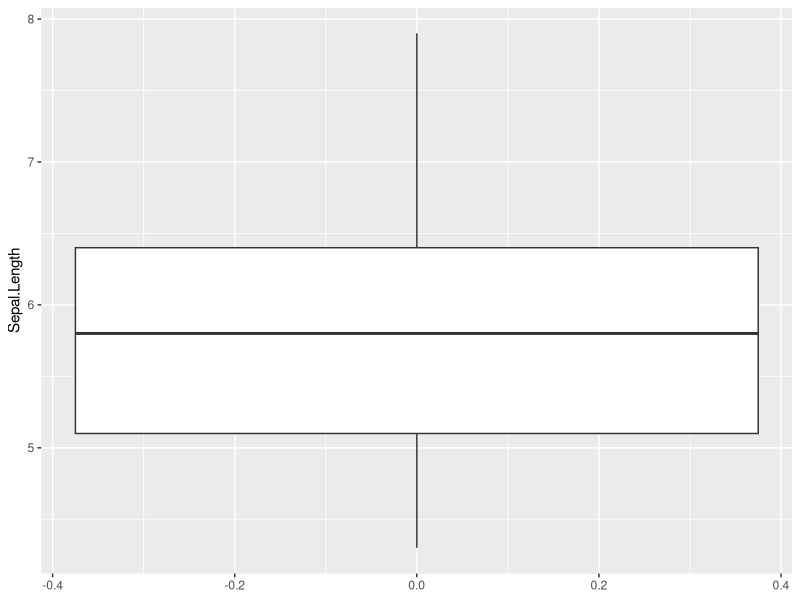
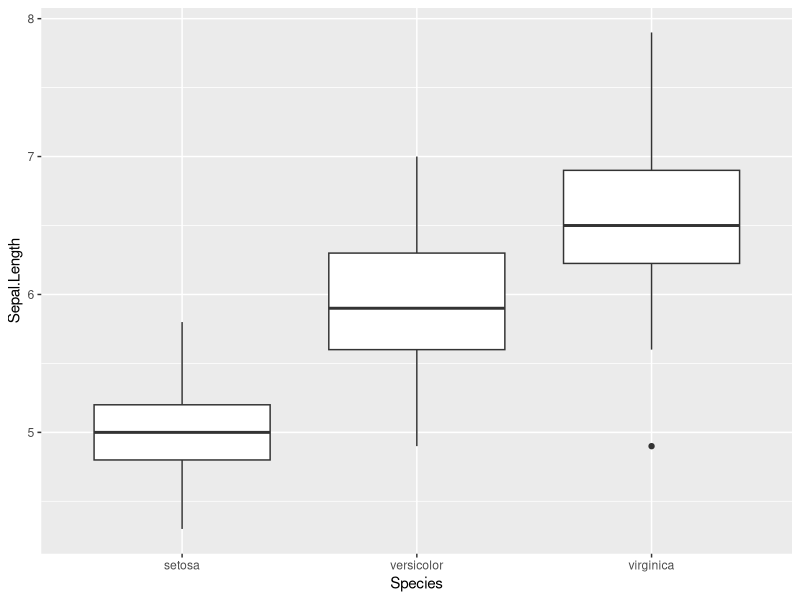
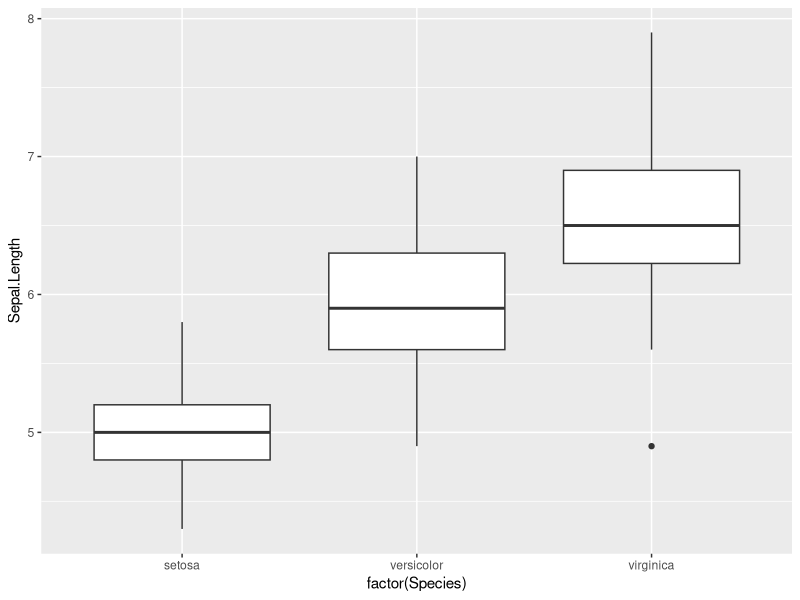
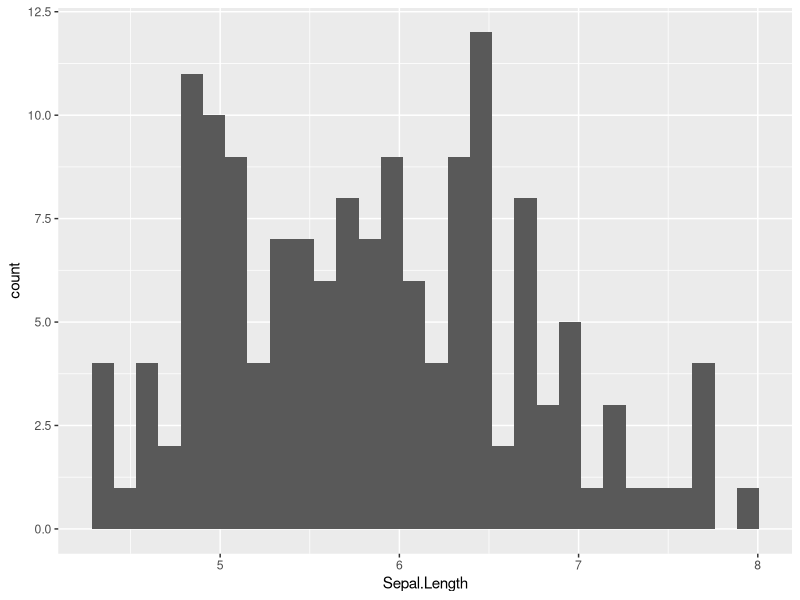
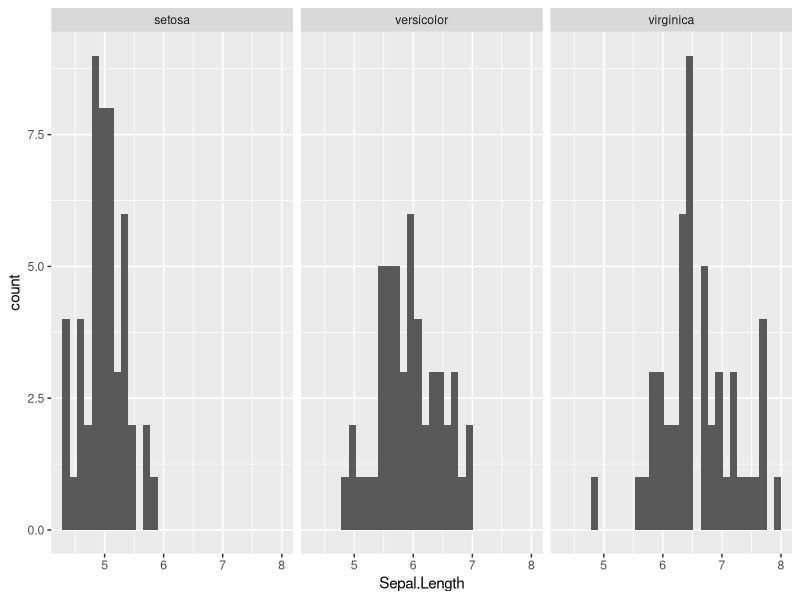

Generate these figures, in order, with R:
## ---- chunk 1
knitr::opts_chunk$set(fig.align = 'center', warning = FALSE, message = FALSE)
## ---- chunk 2
# put code here; e.g.
a <- mean(iris$Petal.Length)
## ---- chunk 3
library(tidyverse)
## ---- chunk 4
mtcars %>%
  dplyr::mutate(var = cyl + mpg) %>%
  head()
## ---- chunk 5
summary(iris$Sepal.Length)
## ---- chunk 6
summary(iris$Sepal.Length[iris$Species == 'virginica'])
summary(iris$Sepal.Length[iris$Species == 'setosa'])
## ---- chunk 7
tapply(iris$Sepal.Length, iris$Species, summary)
## ---- chunk 8
range(iris$Sepal.Length)
## ---- chunk 9
unique(iris$Species)
## ---- chunk 10
iris %>%
  select(Species) %>%
  distinct()
## ---- chunk 11
#tidyverse
mtcars <- mtcars %>%
  mutate(mpg_by_cyl = mpg/cyl)

#base r (alternative)
mtcars$mpg_by_cyl <- mtcars$mpg/mtcars$cyl
## ---- chunk 12
# if_else example
iris <- iris %>%
  mutate(new_species = if_else(Species == 'versicolor' | Species == 'virginica', 'other', 'setosa'))
## ---- chunk 13
iris %>%
  group_by(Species) %>%
  summarize(mean.pl = mean(Petal.Length),
            sd.pl   = sd(Petal.Length))
## ---- chunk 14
my_summary <- iris %>%
  filter(Species != 'virginica') %>%
  group_by(Species) %>%
  summarize(mean.pl = mean(Petal.Length)) 

fx1 <- my_summary$mean.pl[my_summary$Species == 'versicolor'] - my_summary$mean.pl[my_summary$Species == 'setosa']
fx1
## ---- chunk 15
quantile(iris$Petal.Length, probs = c(0, 0.25, 0.5, 0.75, 1))
## ---- chunk 16
quantile(iris$Petal.Length[iris$Species == 'versicolor'], probs = c(0, 0.25, 0.5, 0.75, 1)) -
  quantile(iris$Petal.Length[iris$Species == 'virginica'], probs = c(0, 0.25, 0.5, 0.75, 1))
## ---- chunk 17
# counts
table(mtcars$cyl, mtcars$carb)

# joint distribution props
prop.table(table(mtcars$cyl, mtcars$carb))

# marginal distribution props
prop.table(table(mtcars$cyl, mtcars$carb), margin = 1) #row proportions
prop.table(table(mtcars$cyl, mtcars$carb), margin = 2) #col proportions
## ---- chunk 18
my_data <- c(NA, 1, 2, 3, NA)
mean(my_data) # returns NA
mean(my_data, na.rm = TRUE) # returns 2
## ---- chunk 19
tibble(x = c(NA, 1, 2, 3, 4),
       y = c(1:5)) %>%
  summarize(mean_x = mean(x, na.rm = TRUE),
            median_x = median(x, na.rm = T))
## ---- chunk 20
tibble(x = c(NA, 1, 2, 3, 4),
       y = c(1:5)) %>%
  summarize(mean_x = mean(x),
            median_x = median(x))
## ---- chunk 21
tibble(x = c(NA, 1, 2, 3, 4),
       y = c(1:5)) %>%
  filter(!is.na(x))
## ---- chunk 22
# BAD EXAMPLE: NEVER FOLLOW THIS
tibble(x = c(NA, 1, 2, 3, 4),
       y = c(1:5)) %>%
  filter(x != NA)
## ---- chunk 23
my_value <- mean(c(1:200))
## ---- chunk 24
iris %>%
  ggplot(aes(y = Sepal.Length)) + #notice the + rather than %>%
  geom_boxplot()
## ---- chunk 25
iris %>%
  ggplot(aes(y = Sepal.Length, x = Species)) + 
  geom_boxplot()
## ---- chunk 26
iris %>%
  ggplot(aes(y = Sepal.Length, x = factor(Species))) + 
  geom_boxplot()
## ---- chunk 27
iris %>%
  ggplot(aes(x = Sepal.Length)) +
  geom_histogram()
## ---- chunk 28
iris %>%
  ggplot(aes(x = Sepal.Length)) +
  geom_histogram() +
  facet_wrap(~Species)
## ---- chunk 29
sl.quantiles <- tapply(iris$Sepal.Length, iris$Species, quantile, probs = c(0, 0.25, 0.5, 0.75, 1))

sl.quantiles

sl.quantiles$versicolor - sl.quantiles$setosa
## ---- chunk 30
iris %>%
  group_by(Species) %>%
  mutate(q25 = quantile(Sepal.Length, probs = 0.25),
         q50 = quantile(Sepal.Length, probs = 0.5),
         q75 = quantile(Sepal.Length, probs = 0.75)) %>%
  distinct(q25, q50, q75)
## ---- chunk 31
p = c(0, 0.25, 0.5, 0.75, 1) #specify quantiles in a separate vector

iris_quantiles <- iris %>% 
  group_by(Species) %>% 
  summarise(quantiles = list(sprintf("q%s", p*100)),
            sepal.length = list(quantile(Sepal.Length, p))) %>% 
  unnest() %>%
  pivot_wider(id_cols = 'Species', names_from = quantiles, values_from = sepal.length)
## ---- chunk 32
iris_quantiles %>%
  pivot_longer(cols = starts_with('q'), names_to = 'key', values_to = 'value') %>%
  group_by(key) %>%
  mutate(diff = value - value[Species == 'setosa']) %>%
  head(6)
## ---- chunk 33
iris %>%
  summarize_at(vars(contains('Length')), funs(mean, sd))
## ---- chunk 34
iris %>%
  summarize_at(c("Sepal.Length", "Petal.Length"), funs(mean, sd))
## ---- chunk 35
iris_new <- iris %>%
  mutate(id = 1:nrow(.)) %>%
  pivot_longer(names_to = 'sepal_or_petal', 
               values_to = 'value', 
               cols = c('Sepal.Length', 'Petal.Length'))

head(iris_new)
## ---- chunk 36
iris_new %>%
  pivot_wider(id_cols = 'id', names_from = 'sepal_or_petal', values_from = 'value') %>%
  head()
